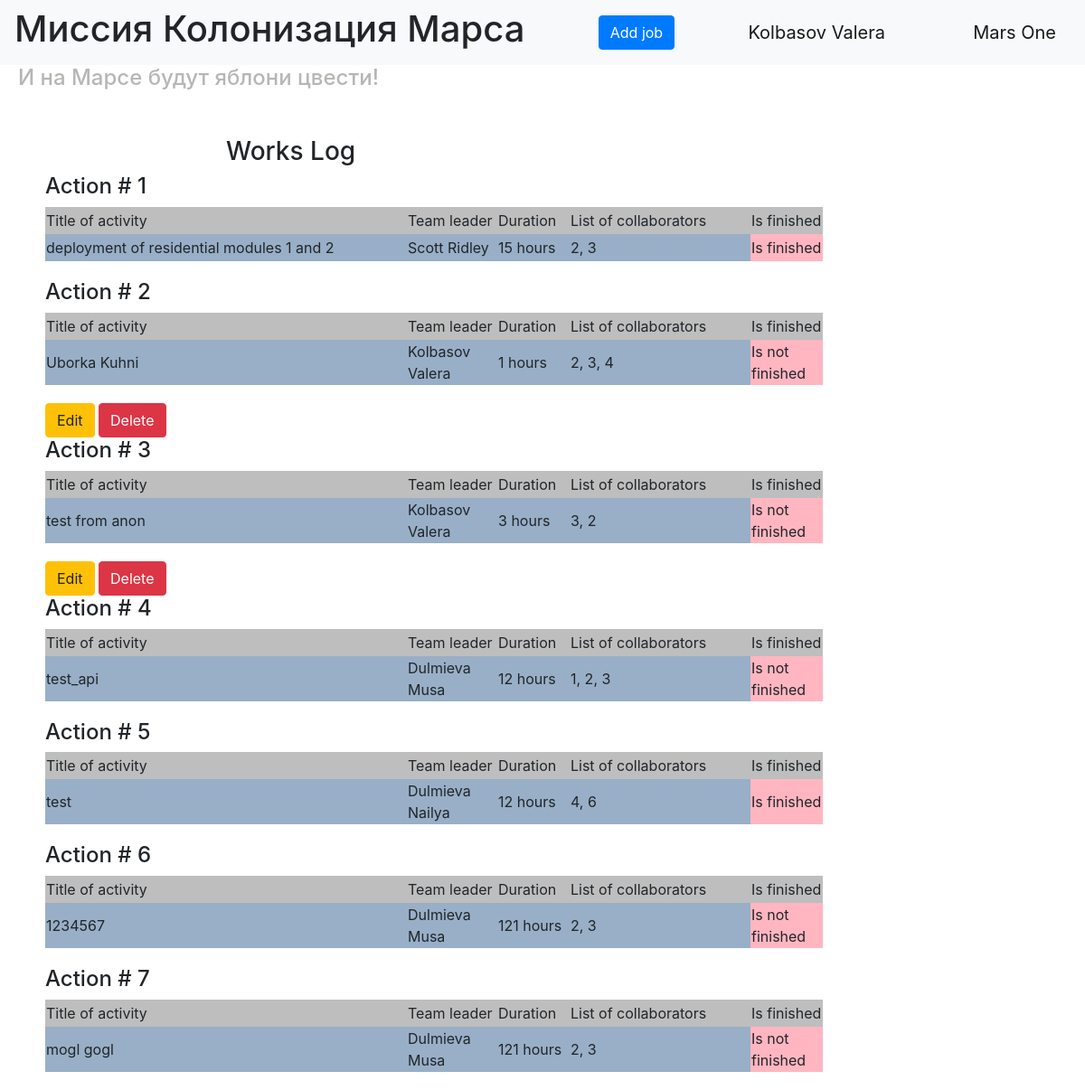
/ (signed in), run on the app's committed database.
### data/new_user.py (models this page shows, shortened)
class User(SqlAlchemyBase, UserMixin, SerializerMixin):
    __tablename__ = 'users'
    id = sqlalchemy.Column(sqlalchemy.Integer,
                           primary_key=True, autoincrement=True)
    surname = sqlalchemy.Column(sqlalchemy.String, nullable=True)
    name = sqlalchemy.Column(sqlalchemy.String, nullable=True)
    age = sqlalchemy.Column(sqlalchemy.Integer, nullable=True)
    position = sqlalchemy.Column(sqlalchemy.String, nullable=True)
    speciality = sqlalchemy.Column(sqlalchemy.String, nullable=True)
    address = sqlalchemy.Column(sqlalchemy.String, nullable=True)
    email = sqlalchemy.Column(sqlalchemy.String, unique=True, nullable=True)
    hashed_password = sqlalchemy.Column(sqlalchemy.String, nullable=True)
    modified_date = sqlalchemy.Column(sqlalchemy.DateTime)

### data/jobs.py (models this page shows)
class Jobs(SqlAlchemyBase, SerializerMixin):
    __tablename__ = 'jobs'
    id = sqlalchemy.Column(sqlalchemy.Integer,
                           primary_key=True, autoincrement=True)
    team_leader = sqlalchemy.Column(sqlalchemy.Integer,
                                    sqlalchemy.ForeignKey("users.id"))
    job = sqlalchemy.Column(sqlalchemy.String, nullable=True)
    work_size = sqlalchemy.Column(sqlalchemy.Integer, nullable=True)
    collaborators = sqlalchemy.Column(sqlalchemy.String, nullable=True)
    start_date = sqlalchemy.Column(sqlalchemy.DateTime, default=datetime.datetime.now)
    end_date = sqlalchemy.Column(sqlalchemy.DateTime)
    is_finished = sqlalchemy.Column(sqlalchemy.Boolean, default=True)

### main_old.py (the view)
@app.route("/")
def index():
    jobs = []
    for job in db_sess.query(Jobs).all():
        user = db_sess.query(User).filter(User.id == job.team_leader).first()
        name = user.surname + ' ' + user.name
        jobs.append((job.job, name, f'{job.work_size} hours', job.collaborators,
                     'Is finished' if job.is_finished else 'Is not finished',
                     current_user.is_authenticated and (job.team_leader == current_user.id or current_user.id == 1),
                     job.id))
    return render_template("index.html", style=url_for('static', filename='css/style.css'), jobs=jobs)

### data/db_session.py (called while the page is built)
def create_session() -> Session:
    global __factory
    return __factory()

### main_old.py (called while the page is built)
@login_manager.user_loader
def load_user(user_id):
    db_sess = db_session.create_session()
    return db_sess.query(User).get(user_id)

### templates/index.html
{% extends "base.html" %}
{% block content %}
<div class="main_content">
    <h3 class="works_log">Works Log</h3>
    {% for job in jobs %}
        <h4>Action # {{loop.index}}</h4>
        <table class="job_table">
            <tr class="cap">
                <td width="400px" height="20px">Title of activity</td>
                <td width="100px" height="20px">Team leader</td>
                <td width="80px" height="20px">Duration</td>
                <td width="200px" height="20px">List of collaborators</td>
                <td width="80px" height="30px">Is finished</td>
            </tr>
            <tr class="info">
                <td width="400px" height="20px">{{job[0]}}</td>
                <td width="100px" height="20px">{{job[1]}}</td>
                <td width="80px" height="20px">{{job[2]}}</td>
                <td width="200px" height="20px">{{job[3]}}</td>
                <td width="80px" height="30px" class="is_finished_info">{{job[4]}}</td>
            </tr>
        </table>
        {% if job[5] %}
            <div>
                <a href="/editjob/{{ job[6] }}" class="btn btn-warning">
                    Edit
                </a>
                <a href="/deletejob/{{ job[6] }}" class="btn btn-danger">
                    Delete
                </a>
            </div>
        {% endif %}
    {% endfor %}
</div>
{% endblock %}
{% block style_block %}
<link href={{style}} rel="stylesheet" type="text/css">
{% endblock %}

### templates/base.html (shortened to what this page needs)
<!doctype html>
<html lang="en">
<head>
    <link rel="stylesheet"
          href="https://stackpath.bootstrapcdn.com/bootstrap/4.4.1/css/bootstrap.min.css"
>
    {% block style_block %}{% endblock %}
</head>
<body>
    <nav class="navbar navbar-light bg-light">
        <H1>Миссия Колонизация Марса</H1>
        {% if current_user.is_authenticated %}
            <p>
                <a class="btn btn-primary " href="/addjob">Add job</a>
            </p>
            <a class="navbar-brand" href="/logout">{{ current_user.surname }} {{ current_user.name }}</a>
        {% else %}
            <p>
                <a class="btn btn-primary " href="/register">Зарегистрироваться</a>
                <a class="btn btn-success" href="/login">Войти</a>
            </p>
        {% endif %}
        <a class="navbar-brand" href="/">Mars One</a>
    </nav>
    <H4 class="apple">И на Марсе будут яблони цвести!</H4>
    {% block content %}{% endblock %}
</body>
</html>

### static/css/style.css (style rules this page uses)
.works_log { margin-left: 200px; }
.main_content { margin-left: 50px; margin-top: 50px; }
.cap { background-color: #BEBEBE; }
.apple { margin-left: 20px; color: #B6B6B4; }
.info { background-color: #98AFC7; }
.is_finished_info { background-color: #ffb6c1; }
.job_table { margin-bottom: 20px; }
p { margin-bottom: 1px; }

### data on the page
User: surname "Kolbasov", name "Valera"
Jobs: job "deployment of residential modules 1 and 2", job "Scott Ridley", job "15 hours", collaborators "2, 3", job "Is finished"
Jobs: job "Uborka Kuhni", job "Kolbasov Valera", job "1 hours", collaborators "2, 3, 4", job "Is not finished"
Jobs: job "test from anon", job "Kolbasov Valera", job "3 hours", collaborators "3, 2", job "Is not finished"
Jobs: job "test_api", job "Dulmieva Musa", job "12 hours", collaborators "1, 2, 3", job "Is not finished"
Jobs: job "test", job "Dulmieva Nailya", job "12 hours", collaborators "4, 6", job "Is finished"
Jobs: job "1234567", job "Dulmieva Musa", job "121 hours", collaborators "2, 3", job "Is not finished"
Jobs: job "mogl gogl", job "Dulmieva Musa", job "121 hours", collaborators "2, 3", job "Is not finished"
